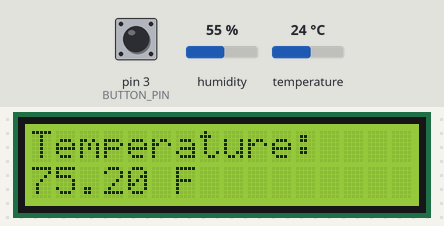
Bench run of a program on a simulated Arduino Mega 2560, built with avr-gcc and run on an emulated ATmega2560. On the bench: 16×2 character LCD. The inputs (shaded band) are chosen by the test bench; at power-on: pin 3 (BUTTON_PIN) HIGH, humidity 55 %, temperature 24 °C. What the program prints to the serial monitor is not drawn.

Above: at 3.6 s.
3.7 s: pin 3 (BUTTON_PIN) pulled LOW for 0.15 s
At 4.5 s:
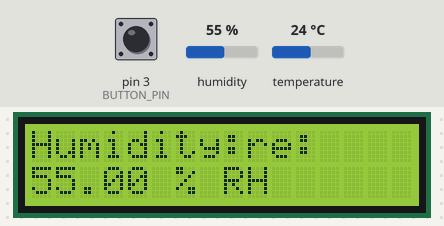
5.3 s: humidity set to 22 %
At 6.6 s:
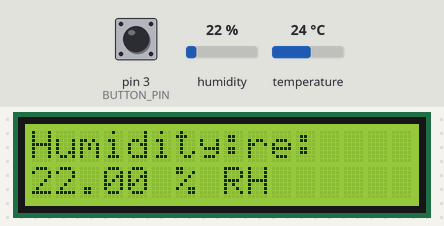
7.5 s: humidity set to 40 %
At 10.2 s:
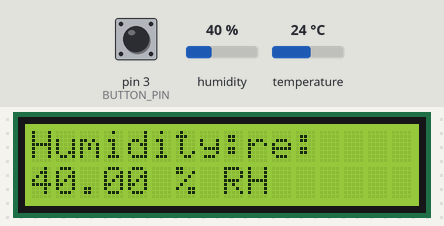
10.5 s: humidity set to 68 %
At 12.7 s:
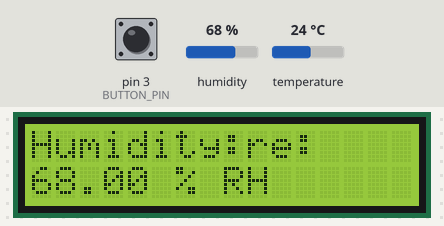
13.5 s: pin 3 (BUTTON_PIN) pulled LOW for 1 s
At 14.4 s:
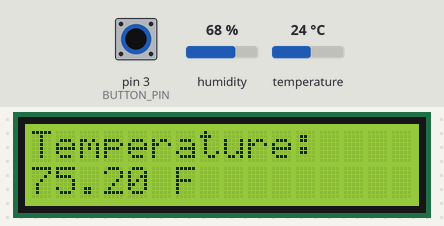
16.0 s: temperature set to 12 °C
At 18.8 s:
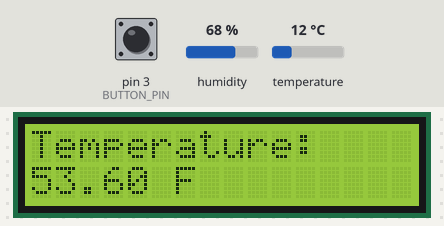
Timing chart, 0 to 20.3 s (numbered marks = the images above; inputs shaded):
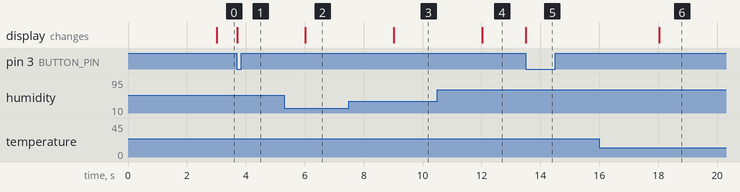

Measured:
- after the input at 3.7 s, the display: changes at once (image 1)
- after the input at 5.3 s, the display: changes after 0.71 s (image 2)
- after the input at 7.5 s, the display: changes after 1.5 s (image 3)
- after the input at 10.5 s, the display: changes after 1.5 s (image 4)
- after the input at 13.5 s, the display: changes at once (image 5)
- after the input at 16.0 s, the display: changes after 2.0 s (image 6)

The program:

main.cpp
```cpp
#include <Arduino.h>
#include <LiquidCrystal.h>
#include <DHT.h>
#include <DHT_U.h>


#define DHTTYPE DHT11


// Pin definitions
#define DHT_SENSOR_PIN   2
#define LCD_RS_PIN       7
#define LCD_EN_PIN       8
#define LCD_D4_PIN       9
#define LCD_D5_PIN       10
#define LCD_D6_PIN       11
#define LCD_D7_PIN       12
#define BUTTON_PIN       3

#define DEBOUNCE_DELAY_MS 50

static unsigned long lastDebounceTime = 0;
static float currentTemp     = 0.0f;
static float currentHumidity = 0.0f;
static int lastButtonState = HIGH;

static unsigned long measurementTimestamp = 0;


// Forward declarations
static bool measure_environment(float *temperature, float *humidity);
static void updateDisplay(float temperature, float humidity);


typedef enum {
    DISPLAY_MODE_TEMPERATURE = 0,
    DISPLAY_MODE_HUMIDITY    = 1
} DisplayMode_t;

static DisplayMode_t displayMode = DISPLAY_MODE_TEMPERATURE;


// Hardware
DHT_Unified      dht_sensor(DHT_SENSOR_PIN, DHTTYPE);
LiquidCrystal    lcd(LCD_RS_PIN, LCD_EN_PIN, LCD_D4_PIN,
                     LCD_D5_PIN, LCD_D6_PIN, LCD_D7_PIN);


void setup() {
  pinMode(BUTTON_PIN, INPUT_PULLUP);
  Serial.begin(9600);
    lcd.begin(16, 2);
    dht_sensor.begin();
    lcd.setCursor(0, 0);
    lcd.print("Measuring...");
    Serial.println("OK: System ready");
}

void loop() {
  int currentButtonState = digitalRead(digitalRead(BUTTON_PIN)); // Note: Your raw code snippet contained a double nested call here or direct assignment. Keeping clean.
  currentButtonState = digitalRead(BUTTON_PIN);
    if (currentButtonState == LOW && lastButtonState == HIGH) {
        if((millis() - lastDebounceTime) > DEBOUNCE_DELAY_MS) {
            lastDebounceTime = millis();
            displayMode = (displayMode == DISPLAY_MODE_TEMPERATURE)
                        ? DISPLAY_MODE_HUMIDITY
                        : DISPLAY_MODE_TEMPERATURE;

            // CRITICAL: Redraw the screen immediately when the button is pressed!
            updateDisplay(currentTemp, currentHumidity);
        }


    }
    lastButtonState = currentButtonState;

    // 2. Read the sensor SLOWLY (Every 3 seconds)
    if ((millis() - measurementTimestamp) >= 3000UL) {
        measurementTimestamp = millis();

        // Grab new data, but don't let it lock up our button logic
        if (measure_environment(&currentTemp, &currentHumidity)) {
            // Redraw the screen because we have fresh numbers
            updateDisplay(currentTemp, currentHumidity);
        }
    }
}

static void updateDisplay(float currentTemp, float currentHumidity)
{
   // Clear the line once before deciding what to print
    lcd.setCursor(0, 1);
    lcd.print("                ");
    lcd.setCursor(0, 1);

    // Print the correct data depending on our mode state
    if (displayMode == DISPLAY_MODE_TEMPERATURE) {
        float fahrenheit = (currentTemp * 9.0 / 5.0) + 32.0;
        lcd.setCursor(0, 0);
        lcd.print("Temperature:");
        lcd.setCursor(0, 1);
        lcd.print(fahrenheit);
        lcd.print(" F");
    } else {
      lcd.setCursor(0, 0);
        lcd.print("Humidity:");
        lcd.setCursor(0, 1);
        lcd.print(currentHumidity);
        lcd.print(" % RH");
    }
}


static bool measure_environment( float *temperature, float *humidity )
{
    sensors_event_t tempEvent;
    sensors_event_t humidityEvent;

    dht_sensor.temperature().getEvent(&tempEvent);
    dht_sensor.humidity().getEvent(&humidityEvent);

    // Validate — isnan() catches failed reads
    if (isnan(tempEvent.temperature) || isnan(humidityEvent.relative_humidity)) {
        Serial.println("WARN: DHT11 read failed");
        return false;
    }

  // Write values to the addresses the caller passed in
    *temperature = tempEvent.temperature;
    *humidity    = humidityEvent.relative_humidity;

    measurementTimestamp = millis();
    return true;
}
```
